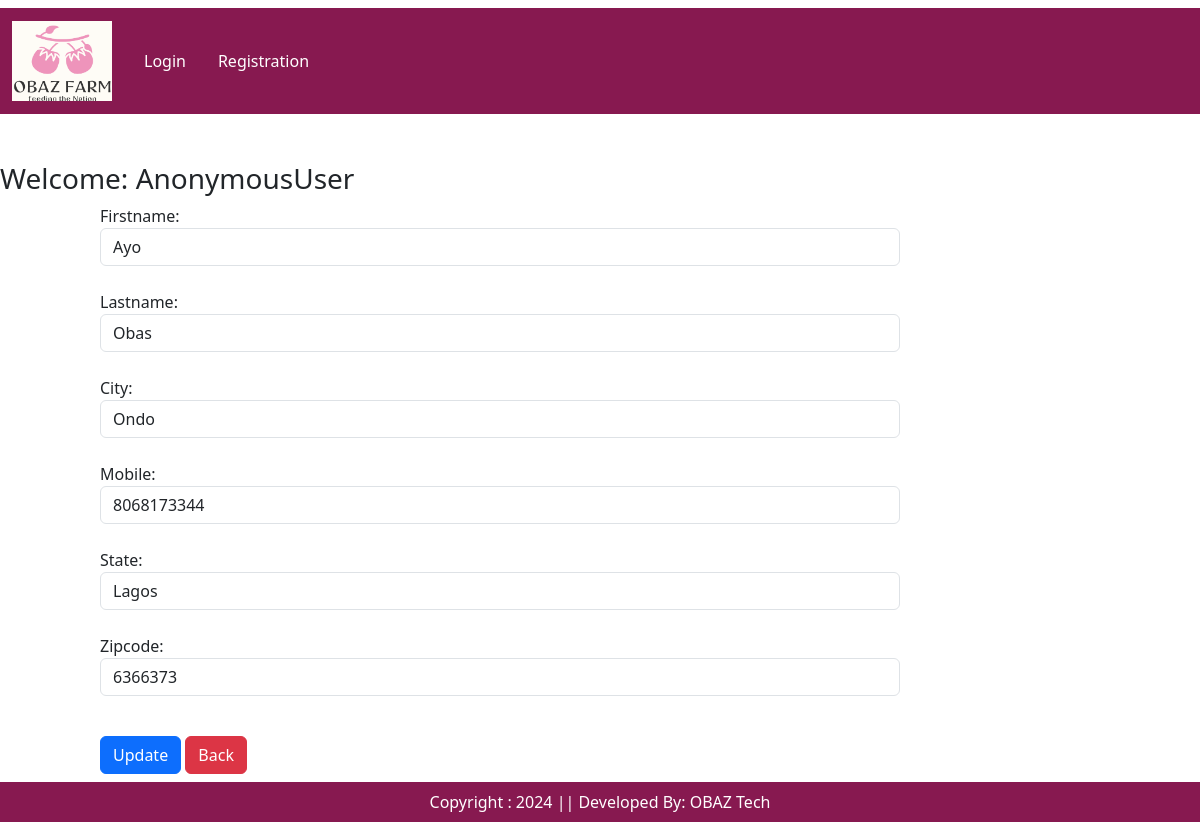
Screenshot of /updateAddress/1 with the database file from the repository.
### app/models.py (models this page shows, shortened)
class Customer(models.Model):
    user = models.ForeignKey(User,on_delete=models.CASCADE)
    firstname = models.CharField(max_length = 200)
    lastname = models.CharField(max_length = 200)
    city = models.CharField(max_length= 200)
    mobile = models.IntegerField(default = 0)
    zipcode = models.IntegerField()
    state = models.CharField(choices = STATE_CHOICES, max_length = 100)

### app/views.py (the view, shortened to what this page needs)
# urls.py: path('updateAddress/<int:pk>', views.updateAddress.as_view(), name = 'updateAddress'),
class updateAddress(View):
    def get(self, request, pk):
        totalitem = get_total_cart_items(request)
        wishtotalitem = get_total_wish_items(request)
        add = Customer.objects.get(pk=pk) # to retrieve only one address
        form = CustomerProfileForm(instance = add)# this helps to display the information in a form
        return render(request, 'app/updateAddress.html', locals())

### app/forms.py
class CustomerProfileForm(forms.ModelForm):
   class Meta:
        model = Customer
        fields = ['firstname','lastname', 'city', 'mobile', 'state', 'zipcode']
        widgets = {
            'firstname':forms.TextInput(attrs = {'class':'form-control'}),
            'lastname':forms.TextInput(attrs = {'class':'form-control'}),
            'city':forms.TextInput(attrs = {'class':'form-control'}),
            'mobile':forms.NumberInput(attrs = {'class':'form-control'}),
            'state':forms.Select(attrs = {'class':'form-control'}),
            'zipcode':forms.NumberInput(attrs = {'class':'form-control'}),
        }

### app/views.py (called while the page is built)
def get_total_cart_items(request):
    totalitem = 0
    if request.user.is_authenticated:
        totalitem = len(Cart.objects.filter(user = request.user))
    return totalitem

def get_total_wish_items(request):
    wishtotalitem = 0
    if request.user.is_authenticated:
        wishtotalitem = len(Wishlist.objects.filter(user = request.user))
    return wishtotalitem

### app/templates/app/updateAddress.html (shortened to what this page needs)
{% extends 'app/base.html' %}
{% load static %}
{% block main-content %}
<div class = "container my-5">
<div class = "row">
<h3>Welcome: <span class = "text-capitalize"> {{request.user}}</span></h3>
</div>
<div class="col-sm-8 offset-sm-1">
<form action = "" method = "post">
{% for fm in form %}
     {{fm.label_tag}} {{fm}} <small class = "text-danger">{{fm.errors|striptags}}</small>
            <br>
    {% endfor %}
    <div class = "col-12 mt-3">
    <button type= "submit" class = "btn btn-primary">Update</button>
    <a href = "{% url 'address' %}" type='button' class='btn btn-danger'>Back</a>
    </div>
</form>
</div>
</div>
{% endblock main-content %}

### rows the page displays
Customer: form "Ayo" "Obas" "Ondo" "8068173344" "Lagos" "6366373"

### other values shown
{{ request.user }} "AnonymousUser"
{{ fm.label_tag }} "Firstname:" "Lastname:" "City:" "Mobile:" "State:" "Zipcode:"
